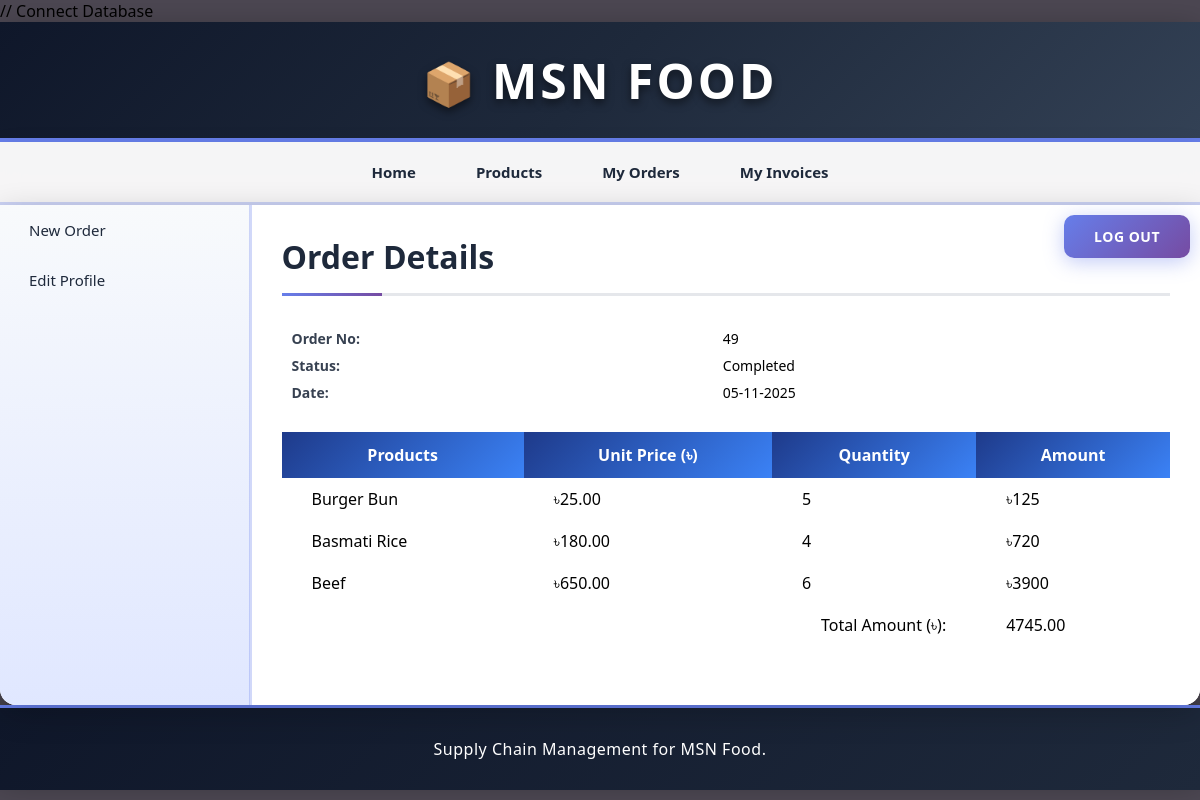
/retailer/view_order_items.php?id=49 (signed in), run on the app's committed database.
### tables this page shows
CREATE TABLE `orders` (
  `order_id` int(11) NOT NULL,
  `retailer_id` int(11) NOT NULL,
  `assigned_manufacturer_id` int(11) DEFAULT NULL,
  `date` date NOT NULL,
  `total_amount` decimal(10,2) NOT NULL,
  `approved` tinyint(1) NOT NULL DEFAULT 0,
  `status` tinyint(1) NOT NULL DEFAULT 0,
  `cancellation_reason` text DEFAULT NULL,
  `cancelled_by` varchar(50) DEFAULT NULL,
  `cancelled_date` datetime DEFAULT NULL
);

CREATE TABLE `order_items` (
  `item_id` int(11) NOT NULL,
  `order_id` int(11) NOT NULL,
  `pro_id` int(11) NOT NULL,
  `quantity` int(11) NOT NULL,
  `price` decimal(10,2) NOT NULL,
  `total` decimal(10,2) NOT NULL
);

CREATE TABLE `products` (
  `pro_id` int(11) NOT NULL,
  `pro_name` varchar(255) NOT NULL,
  `pro_desc` text DEFAULT NULL,
  `pro_price` decimal(10,2) NOT NULL,
  `unit_id` int(11) NOT NULL,
  `added_date` timestamp NOT NULL DEFAULT current_timestamp()
);

### retailer/view_order_items.php (the view, shortened to what this page needs)
<?php
	require("../includes/config.php");
	if(isset($_SESSION['manufacturer_login']) || isset($_SESSION['admin_login']) || isset($_SESSION['retailer_login'])) {
			$order_id = $_GET['id'];
			$query_selectOrderItems = "SELECT *,order_items.quantity AS quantity FROM orders,order_items,products WHERE order_items.order_id='$order_id' AND order_items.pro_id=products.pro_id AND order_items.order_id=orders.order_id";
			$result_selectOrderItems = mysqli_query($con,$query_selectOrderItems);
			$query_selectOrder = "SELECT date,status FROM orders WHERE order_id='$order_id'";
			$result_selectOrder = mysqli_query($con,$query_selectOrder);
			$row_selectOrder = mysqli_fetch_array($result_selectOrder);
		}
		else {
			header('Location:../index.php');
		}
?>
<!DOCTYPE html>
<html>
<head>
	<link rel="stylesheet" href="../includes/main_style.css" >
</head>
<body>
	<?php
		include("../includes/header.inc.php");
		include("../includes/nav_retailer.inc.php");
		include("../includes/aside_retailer.inc.php");
	?>
	<section>
		<h1>Order Details</h1>
		<table class="table_infoFormat">
		<tr>
			<td> Order No: </td>
			<td> <?php echo $order_id; ?> </td>
		</tr>
		<tr>
			<td> Status: </td>
			<td>
			<?php
				if($row_selectOrder['status'] == 0) {
					echo "Pending";
				}
				else {
					echo "Completed";
				}
			?>
			</td>
		</tr>
		<tr>
			<td> Date: </td>
			<td> <?php echo date("d-m-Y",strtotime($row_selectOrder['date'])); ?> </td>
		</tr>
		</table>
		<form action="" method="POST" class="form">
		<table class="table_invoiceFormat">
			<tr>
				<th> Products </th>
				<th> Unit Price (৳) </th>
				<th> Quantity </th>
				<th> Amount </th>
			</tr>
			<?php $i=1; while($row_selectOrderItems = mysqli_fetch_array($result_selectOrderItems)) { ?>
			<tr>
				<td> <?php echo $row_selectOrderItems['pro_name']; ?> </td>
				<td> ৳<?php echo $row_selectOrderItems['pro_price']; ?> </td>
				<td> <?php echo $row_selectOrderItems['quantity']; ?> </td>
				<td> ৳<?php echo $row_selectOrderItems['quantity']*$row_selectOrderItems['pro_price']; ?> </td>
			</tr>
			<?php $i++; } ?>
			<tr style="height:40px;vertical-align:bottom;">
				<td colspan="3" style="text-align:right;"> Total Amount (৳): </td>
				<td>
				<?php
					mysqli_data_seek($result_selectOrderItems,0);
					$row_selectOrderItems = mysqli_fetch_array($result_selectOrderItems);
					echo $row_selectOrderItems['total_amount'];
				?>
				</td>
			</tr>
		</table>
		</form>
	</section>
	<?php
		include("../includes/footer.inc.php");
	?>
</body>
</html>

### includes/main_style.css (style rules this page uses)
* { font-family: "Segoe UI", Tahoma, Geneva, Verdana, sans-serif; margin: 0; padding: 0; box-sizing: border-box; }
body { width: 100%; max-width: 1600px; margin: 0 auto; background: linear-gradient(135deg, #4c4752 0%, #4c4752 100%); background-attachment: fixed; min-height: 100vh; }
section { width: 100%; padding: 30px; min-height: 500px; }
section h1 { margin-bottom: 25px; font-weight: 700; color: #1e293b; font-size: 32px; padding-bottom: 15px; border-bottom: 3px solid #e5e7eb; position: relative; }
section h1::after { content: ""; position: absolute; bottom: -3px; left: 0; width: 100px; height: 3px; background: linear-gradient(90deg, #667eea 0%, #764ba2 100%); }
table { border-collapse: collapse; width: 100%; }
.table_invoiceFormat th { background: linear-gradient(135deg, #1e3a8a 0%, #3b82f6 100%); color: white; padding: 12px 30px; font-weight: 600; }
.table_invoiceFormat td { padding: 10px 30px; }
.table_infoFormat { margin: 25px 10px 30px; }
.table_infoFormat td { padding: 8px 10px 0 0; font-size: 14px; }
.table_infoFormat td:first-child { font-weight: 600; color: #374151; }

### data on the page
orders: date "05-11-2025", total_amount "4745.00"
order_items: pro.pro_name "Burger Bun", pro.pro_price "25.00", quantity "5", quantity.pro_price "125"
order_items: pro.pro_name "Basmati Rice", pro.pro_price "180.00", quantity "4", quantity.pro_price "720"
order_items: pro.pro_name "Beef", pro.pro_price "650.00", quantity "6", quantity.pro_price "3900"

### other printed values
$order_id "49"
